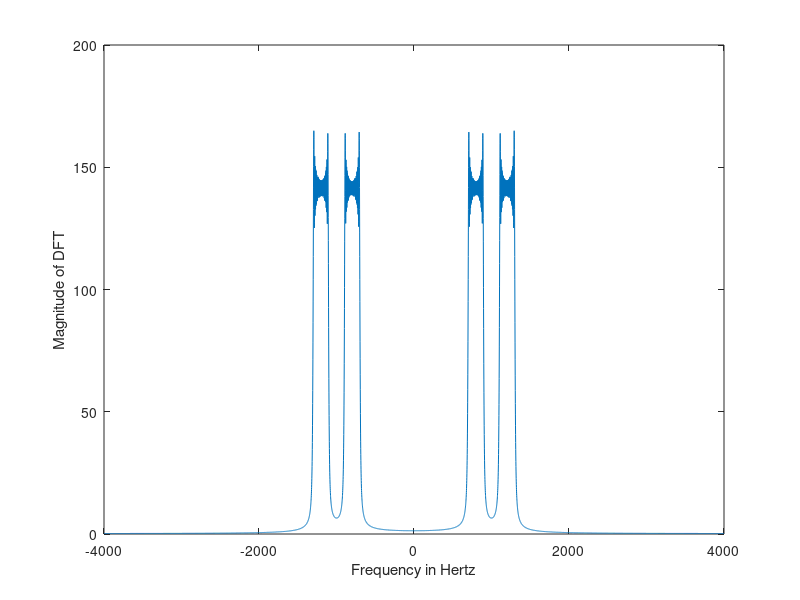

This chart was generated by the following MATLAB code:
t = [0:1/8000:8191/8000];
x = sin(2*pi*100*t + 2*pi*100*(t.*t));
carrier = sin(2*pi*1000*t);
y = carrier.*x;
Y = fft(y);
Ysymmetric = [Y(4097:8192), Y(1:4096)];
p = length(y);
fs = 8000;
symmetricFreqs = [-fs/2:fs/p:(fs/2)-(fs/p)];
plot(symmetricFreqs, abs(Ysymmetric));
xlabel('Frequency in Hertz');
ylabel('Magnitude of DFT');
